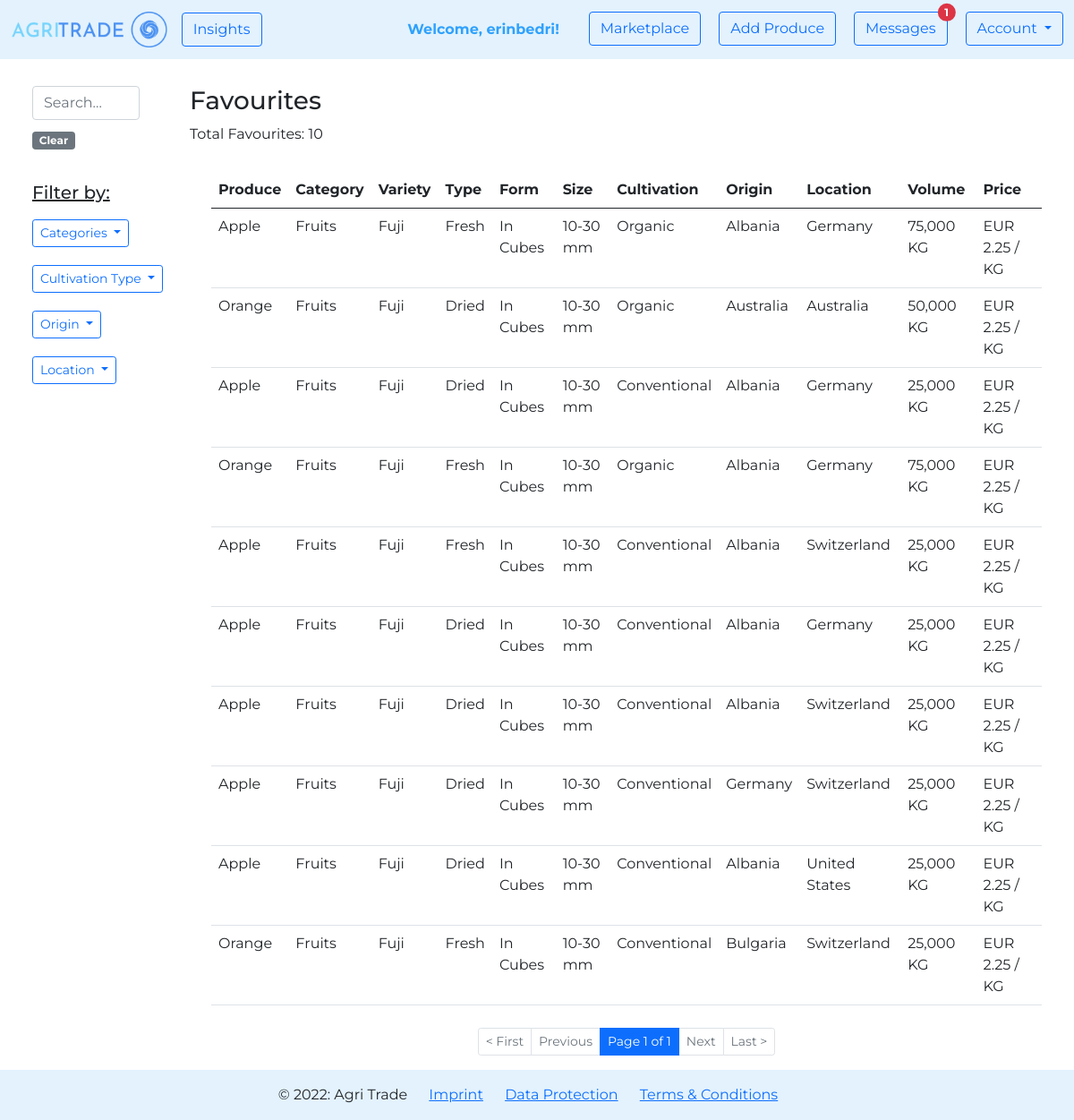
The app's page /marketplace/favourites/ (signed in) with its own data.
### agri_trade/marketplace/models.py (models this page shows, shortened)
class Product(models.Model):
    PRODUCT_CATEGORY = [
        ('Cereals', 'Cereals'),
        ('Pulses', 'Pulses'),
        ('Nuts', 'Nuts'),
        ('Oilseeds', 'Oilseeds'),
        ('Sugar and starch', 'Sugar and starch'),
        ('Fiber Crops', 'Fiber Crops'),
        ('Beverages', 'Beverages'),
        ('Narcotics', 'Narcotics'),
        ('Spices', 'Spices'),
        ('Forages', 'Forages'),
        ('Vegetables', 'Vegetables'),
        ('Fruits', 'Fruits'),
    ]
    PRODUCT_TYPE_MAX_LEN = max([len(product_type[1]) for product_type in PRODUCT_CATEGORY])
    CULTIVATION_TYPES = [
        ('Organic', 'Organic'),
        ('Conventional', 'Conventional'),
        ('In Conversion', 'In Conversion'),
    ]
    CULTIVATION_TYPE_MAX_LEN = max([len(cultivation_type[1]) for cultivation_type in CULTIVATION_TYPES])
    NAME_MAX_LEN = 20
    VARIETY_MAX_LEN = 25
    TYPE_MAX_LEN = 25
    FORM_MAX_LEN = 25
    SIZE_MAX_LEN = 25
    AVAILABLE_VOLUME_MIN_VALUE = 0
    AVAILABLE_VOLUME_MAX_VALUE = 1000000
    PRICE_MIN_VALUE = 0
    DESCRIPTION_MAX_LEN = 1500
    owner = models.ForeignKey(
        UserModel,
        on_delete=CASCADE)
    name = models.CharField(
        max_length=NAME_MAX_LEN,
    )
    category = models.CharField(
        max_length=PRODUCT_TYPE_MAX_LEN,
        choices=PRODUCT_CATEGORY,
    )
    variety = models.CharField(
        max_length=VARIETY_MAX_LEN,
        blank=True,
        null=True,
    )
    type = models.CharField(
        max_length=TYPE_MAX_LEN,
        blank=True,
        null=True,
    )
    form = models.CharField(
        max_length=FORM_MAX_LEN,
        blank=True,
        null=True,
    )
    size = models.CharField(
        max_length=SIZE_MAX_LEN,
        blank=True,
        null=True,
    )
    cultivation_type = models.CharField(
        max_length=CULTIVATION_TYPE_MAX_LEN,
        choices=CULTIVATION_TYPES,
    )
    available_volume = models.IntegerField(
        validators=[
            MinValueValidator(AVAILABLE_VOLUME_MIN_VALUE),
            MaxValueValidator(AVAILABLE_VOLUME_MAX_VALUE),
        ]
    )
    price = models.FloatField(
        validators=[
            MinValueValidator(PRICE_MIN_VALUE),
        ]
    )
    description = models.TextField(
        max_length=DESCRIPTION_MAX_LEN,
        blank=True,
        null=True,
    )
    origin = CountryField(
    )
    location = CountryField(
    )
    image = models.ImageField(
        null=True,
        blank=True,
        upload_to='produces',
        validators=(
            file_size,
        )
    )
    created_on = models.DateTimeField(
        auto_now_add=True
    )
    edited_on = models.DateTimeField(
        auto_now=True
    )

### agri_trade/marketplace/views.py (the view)
# urls.py: path('favourites/', views.show_favourites, name='show favourites'),
@login_required
def show_favourites(request):
    favourites_per_page = 10
    q = request.GET.get('q') if request.GET.get('q') is not None else ''
    favourites = get_object_or_404(Company, pk=request.user.id).favourites.filter(
        Q(name__icontains=q) |
        Q(category__icontains=q) |
        Q(cultivation_type__icontains=q) |
        Q(origin__icontains=q) |
        Q(location__icontains=q) |
        Q(variety__icontains=q) |
        Q(type__icontains=q) |
        Q(description__icontains=q) |
        Q(form__icontains=q) |
        Q(owner__username=q)) \
        .order_by('-created_on')
    categories = sorted({favourite.category for favourite in favourites})
    cultivation_types = sorted({favourite.cultivation_type for favourite in favourites})
    origins = sorted({favourite.origin.name for favourite in favourites})
    locations = sorted({favourite.location.name for favourite in favourites})
    paginator = Paginator(favourites, favourites_per_page)
    page_number = request.GET.get('page')
    page_obj = paginator.get_page(page_number)
    favourites_count = favourites.count()
    context = {
        'page_obj': page_obj,
        'favourites_count': favourites_count,
        'categories': categories,
        'cultivation_types': cultivation_types,
        'origins': origins,
        'locations': locations,
        'query': q,
    }
    return render(request, 'marketplace/show_favourites.html', context)

### agri_trade/marketplace/templates/marketplace/show_favourites.html (shortened to what this page needs)
{% extends 'web/base.html' %}
{% load humanize %}
{% block content %}
    <div class="container-fluid" style="margin-top: 30px">
        <div class="row">
            <div class="col-2">
                <div class="container">
                    <div class="row justify-content-md-left">
                        <form class="d-flex" role="search">
                            <input class="form-control me-2" type="text" placeholder="Search..." name="q">
                        </form>
                        <div class="container" style="margin-top: 10px">
                            <a href="{% url 'marketplace:show favourites' %}"><span
                                    class="badge bg-secondary">Clear</span></a>
                        </div>
                        <div class="container" style="margin-top: 10px">
                            <h5 style="margin-top: 25px"><u>Filter by:</u></h5>
                            <div>
                                <button type="button" class="btn btn-outline-primary btn-sm dropdown-toggle"
                                        style="margin-top: 10px"
                                        data-bs-toggle="collapse" data-bs-target="#category">Categories
                                </button>
                            </div>
                            <div>
                                <button type="button" class="btn btn-outline-primary btn-sm dropdown-toggle"
                                        style="margin-top: 20px"
                                        data-bs-toggle="collapse" data-bs-target="#cultivationType">Cultivation Type
                                </button>
                            </div>
                            <div>
                                <button type="button" class="btn btn-outline-primary btn-sm dropdown-toggle"
                                        style="margin-top: 20px"
                                        data-bs-toggle="collapse" data-bs-target="#origin">Origin
                                </button>
                            </div>
                            <div>
                                <button type="button" class="btn btn-outline-primary btn-sm dropdown-toggle"
                                        style="margin-top: 20px"
                                        data-bs-toggle="collapse" data-bs-target="#location">Location
                                </button>
                            </div>
                        </div>
                    </div>
                </div>
            </div>
            <div class="col-10">
                <h3>Favourites{% if query %} > {{ query }} {% endif %}</h3>
                <p> Total Favourites: {{ favourites_count }}</p>
                <div class="container">
                    <table class="table table-hover" style="margin-top: 30px">
                        <thead>
                        <tr>
                            <th scope="col">Produce</th>
                            <th scope="col">Category</th>
                            <th scope="col">Variety</th>
                            <th scope="col">Type</th>
                            <th scope="col">Form</th>
                            <th scope="col">Size</th>
                            <th scope="col">Cultivation</th>
                            <th scope="col">Origin</th>
                            <th scope="col">Location</th>
                            <th scope="col">Volume</th>
                            <th scope="col">Price</th>
                        </tr>
                        </thead>
                        <tbody>
                        {% for favourite in page_obj %}
                            <tr onclick="window.location='{% url "marketplace:product details" favourite.id %}';">
                                <td>{{ favourite.name }}</td>
                                <td>{{ favourite.category }}</td>
                                <td>{% if favourite.variety %}{{ favourite.variety }}{% endif %}</td>
                                <td>{% if favourite.type %}{{ favourite.type }}{% endif %}</td>
                                <td>{% if favourite.form %}{{ favourite.form }}{% endif %}</td>
                                <td>{% if favourite.size %}{{ favourite.size }}{% endif %}</td>
                                <td>{{ favourite.cultivation_type }}</td>
                                <td>{{ favourite.origin.name }}</td>
                                <td>{{ favourite.location.name }}</td>
                                <td>{{ favourite.available_volume|intcomma }} KG</td>
                                <td>EUR {{ favourite.price|floatformat:2 }} / KG</td>
                            </tr>
                        {% empty %}
                            <p>You do not have any favourite products yet.</p>
                        {% endfor %}
                        </tbody>
                    </table>
                </div>
                <nav aria-label="Page navigation example" style="margin-top: 25px">
                    <ul class="pagination pagination-sm justify-content-center">
                        {% if page_obj.has_previous %}
                            <li class="page-item">
                                <a class="page-link" href="?page=1">< First</a></li>
                            <li class="page-item">
                                <a class="page-link" href="?page={{ page_obj.previous_page_number }}">Previous</a>
                            </li>
                        {% else %}
                            <li class="page-item disabled">
                                <a class="page-link" href="#">< First</a></li>
                            <li class="page-item disabled">
                                <a class="page-link" href="#">Previous</a>
                            </li>
                        {% endif %}
                        <li class="page-item active">
                            <a class="page-link"
                               href="#">Page {{ page_obj.number }} of {{ page_obj.paginator.num_pages }}</a></li>
                        {% if page_obj.has_next %}
                            <li class="page-item">
                                <a class="page-link" href="?page={{ page_obj.next_page_number }}">Next</a></li>
                            <li class="page-item">
                                <a class="page-link" href="?page={{ page_obj.paginator.num_pages }}">Last ></a>
                            </li>
                        {% else %}
                            <li class="page-item disabled">
                                <a class="page-link" href="#">Next</a></li>
                            <li class="page-item disabled">
                                <a class="page-link" href="#">Last ></a>
                            </li>
                        {% endif %}
                    </ul>
                </nav>
            </div>
        </div>
    </div>
{% endblock %}

### agri_trade/web/templates/web/navigation.html (shortened to what this page needs)
{% load static %}
<nav class="navbar navbar-expand-lg navbar-light" style="background-color: #e3f2fd;">
    <div class="container-fluid">
        <a class="navbar-brand" href="{% url 'web:homepage' %}">
            <img src="{% static 'img/logo.png' %}" alt="logo" style="height: 40px">
        </a>
        <ul class="navbar-nav">
            <li class="nav-item">
                <a class="btn btn-outline-primary" href="{% url 'posts:show posts' %}">Insights</a>
            </li>
        </ul>
        <div class="collapse navbar-collapse" id="navbarNavDropdown">
            <ul class="navbar-nav ms-auto">
                {% if request.user.is_authenticated %}
                    <li class="nav-item" style="margin-right: 25px">
                        <b><a class="nav-link disabled" href="#"
                              style="color: #2fa1fd">Welcome, {{ request.user.username }}!</a></b>
                    </li>
                    <li class="nav-item" style="padding-right: 20px">
                        <a class="btn btn-outline-primary" href="{% url 'marketplace:marketplace' %}">Marketplace</a>
                    </li>
                    <li class="nav-item" style="padding-right: 20px">
                        <a class="btn btn-outline-primary" href="{% url 'marketplace:add product' %}">Add Produce</a>
                    </li>
                    <li class="nav-item" style="padding-right: 20px">
                        <button type="button" class="btn btn-outline-primary position-relative"
                                onclick="location.href = '{% url 'user_messages:messages' %}';">
                            Messages
                            {% if request.unread_messages_count > 0 %}
                                <span class="position-absolute top-0 start-100 translate-middle badge rounded-pill bg-danger">
                                {{ request.unread_messages_count }}
                            </span>
                            {% endif %}
                        </button>
                    </li>
                    <div class="dropdown">
                        <button class="btn btn-outline-primary dropdown-toggle" type="button" id="dropdownMenuButton1"
                                data-bs-toggle="dropdown" aria-expanded="false">
                            Account
                        </button>
                    </div>
                {% endif %}
            </ul>
        </div>
    </div>
</nav>

### static/css/style.css (style rules this page uses)
body { font-family: 'Montserrat', sans-serif !important; }

### records on screen
Product: name "Apple", category "Fruits", variety "Fuji", type "Fresh", form "In Cubes", size "10-30 mm", cultivation_type "Organic", origin.name "Albania", location.name "Germany", available_volume "75,000", price "2.25"
Product: name "Orange", category "Fruits", variety "Fuji", type "Dried", form "In Cubes", size "10-30 mm", cultivation_type "Organic", origin.name "Australia", location.name "Australia", available_volume "50,000", price "2.25"
Product: name "Apple", category "Fruits", variety "Fuji", type "Dried", form "In Cubes", size "10-30 mm", cultivation_type "Conventional", origin.name "Albania", location.name "Germany", available_volume "25,000", price "2.25"
Product: name "Orange", category "Fruits", variety "Fuji", type "Fresh", form "In Cubes", size "10-30 mm", cultivation_type "Organic", origin.name "Albania", location.name "Germany", available_volume "75,000", price "2.25"
Product: name "Apple", category "Fruits", variety "Fuji", type "Fresh", form "In Cubes", size "10-30 mm", cultivation_type "Conventional", origin.name "Albania", location.name "Switzerland", available_volume "25,000", price "2.25"
Product: name "Apple", category "Fruits", variety "Fuji", type "Dried", form "In Cubes", size "10-30 mm", cultivation_type "Conventional", origin.name "Albania", location.name "Germany", available_volume "25,000", price "2.25"
Product: name "Apple", category "Fruits", variety "Fuji", type "Dried", form "In Cubes", size "10-30 mm", cultivation_type "Conventional", origin.name "Albania", location.name "Switzerland", available_volume "25,000", price "2.25"
Product: name "Apple", category "Fruits", variety "Fuji", type "Dried", form "In Cubes", size "10-30 mm", cultivation_type "Conventional", origin.name "Germany", location.name "Switzerland", available_volume "25,000", price "2.25"
Product: name "Apple", category "Fruits", variety "Fuji", type "Dried", form "In Cubes", size "10-30 mm", cultivation_type "Conventional", origin.name "Albania", location.name "United States", available_volume "25,000", price "2.25"
Product: name "Orange", category "Fruits", variety "Fuji", type "Fresh", form "In Cubes", size "10-30 mm", cultivation_type "Conventional", origin.name "Bulgaria", location.name "Switzerland", available_volume "25,000", price "2.25"

### other values on screen
{{ request.user.username }} "erinbedri"
{{ request.unread_messages_count }} "1"
{{ favourites_count }} "10"
{{ page_obj.number }} "1"
{{ page_obj.paginator.num_pages }} "1"
